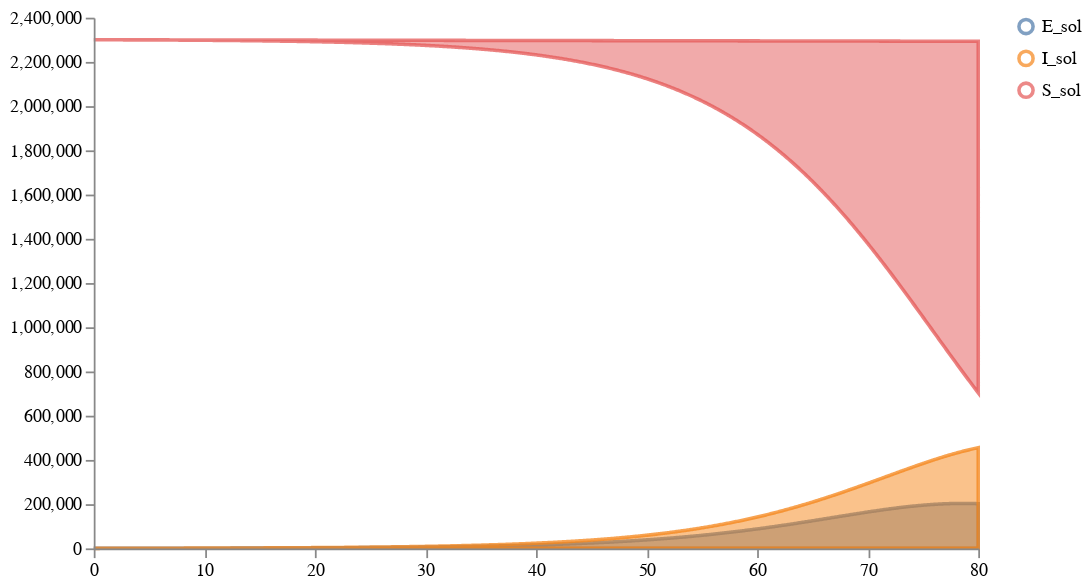

The notebook cell saved with this chart:
### Markdown cell above
### Plot all other priors

### Code cell
schema = plots.trajectories(prior_samples["data"].drop(columns='V_sol'), subset=".*_sol",
                            #points=ww_data_train.reset_index(drop=True).rename(columns={"V":"V_data"})
                                        )
schema = plots.pad(schema, 5)
plots.ipy_display(schema)

### Figure 1 — Vega specification as saved in the notebook (floating-point values rounded to 4 significant figures; data arrays with more than 128 entries replaced by an {"elided": "..."} marker saying what was removed)
{"$schema": "https://vega.github.io/schema/vega/v5.json", "axes": [{"name": "x_axis", "orient": "bottom", "scale": "xscale", "zindex": 100}, {"name": "y_axis", "orient": "left", "scale": "yscale", "zindex": 100}], "data": [{"name": "distributions", "values": {"elided": "2403 records"}}, {"name": "traces", "transform": [{"expr": "isValid(datum.value)", "type": "filter"}], "values": []}, {"name": "points", "values": []}, {"name": "markers", "values": []}, {"name": "selected", "on": [{"remove": true, "trigger": "clear"}, {"remove": true, "trigger": "!shift"}, {"insert": "clicked", "trigger": "!shift && clicked"}, {"toggle": "clicked", "trigger": "shift && clicked"}]}], "height": 300, "legends": [{"encode": {"labels": {"interactive": true, "name": "legendLabel", "update": {"opacity": [{"test": "!length(data('selected')) || indata('selected', 'value', datum.value)", "value": 1}, {"value": 0.25}]}}, "symbols": {"interactive": true, "name": "legendSymbol", "update": {"fill": {"value": "transparent"}, "opacity": [{"test": "!length(data('selected')) || indata('selected', 'value', datum.value)", "value": 0.7}, {"value": 0.15}], "size": {"value": 64}, "strokeWidth": {"value": 2}}}}, "name": "color_legend", "stroke": "color"}], "marks": [{"from": {"facet": {"data": "points", "groupby": "trajectory", "name": "points_split"}}, "marks": [{"encode": {"hover": {"fillOpacity": {"value": 0.9}}, "update": {"fill": {"field": "trajectory", "scale": "color"}, "fillOpacity": [{"test": "!length(data('selected')) || indata('selected', 'value', datum.trajectory)", "value": 0.5}, {"value": 0.15}], "size": {"value": 10}, "stroke": {"field": "trajectory", "scale": "color"}, "strokeOpacity": [{"test": "!length(data('selected')) || indata('selected', 'value', datum.trajectory)", "value": 0.75}, {"value": 0.15}], "strokeWidth": {"value": 2}, "tooltip": {"field": "value"}, "x": {"field": "timepoint", "scale": "xscale"}, "y": {"field": "value", "scale": "yscale"}}}, "from": {"data": "points"}, "name": "_points_symbol", "type": "symbol", "zindex": 3}, {"encode": {"hover": {"fillOpacity": {"value": 0.9}}, "update": {"interpolate": {"value": "linear"}, "stroke": {"field": "trajectory", "scale": "color"}, "strokeOpacity": [{"test": "!length(data('selected')) || indata('selected', 'value', datum.trajectory)", "value": 0.3}, {"value": 0.1}], "strokeWidth": {"value": 2}, "x": {"field": "timepoint", "scale": "xscale"}, "y": {"field": "value", "scale": "yscale"}}}, "from": {"data": "points"}, "name": "_points_line", "type": "line", "zindex": 3}], "name": "_points", "type": "group", "zindex": 3}, {"from": {"facet": {"data": "traces", "groupby": "trajectory", "name": "traces_split"}}, "marks": [{"encode": {"hover": {"fillOpacity": {"value": 0.9}}, "update": {"interpolate": {"value": "linear"}, "stroke": {"field": "trajectory", "scale": "color"}, "strokeOpacity": [{"test": "!length(data('selected')) || indata('selected', 'value', datum.trajectory)", "value": 0.75}, {"value": 0.15}], "strokeWidth": {"value": 2}, "x": {"field": "timepoint", "scale": "xscale"}, "y": {"field": "value", "scale": "yscale"}}}, "from": {"data": "traces_split"}, "name": "_traces_lines", "type": "line"}], "name": "_traces", "type": "group", "zindex": 2}, {"from": {"facet": {"data": "distributions", "groupby": "trajectory", "name": "trajectory_split"}}, "marks": [{"encode": {"hover": {"fillOpacity": {"value": 0.9}}, "update": {"fill": {"field": "trajectory", "scale": "color"}, "fillOpacity": [{"test": "!length(data('selected')) || indata('selected', 'value', datum.trajectory)", "value": 0.5}, {"value": 0.15}], "interpolate": {"value": "linear"}, "stroke": {"field": "trajectory", "scale": "color"}, "strokeOpacity": [{"test": "!length(data('selected')) || indata('selected', 'value', datum.trajectory)", "value": 0.75}, {"value": 0.15}], "strokeWidth": {"value": 2}, "x": {"field": "timepoint", "scale": "xscale"}, "y": {"field": "upper", "scale": "yscale"}, "y2": {"field": "lower", "scale": "yscale"}}}, "from": {"data": "trajectory_split"}, "type": "area"}], "name": "_distributions", "type": "group", "zindex": 1}, {"marks": [{"encode": {"enter": {"stroke": {"value": "lightgray"}}, "update": {"opacity": {"value": 1}, "x": {"field": "timepoint", "scale": "xscale"}, "y": {"signal": "height"}, "y2": {"value": 0}}}, "from": {"data": "markers"}, "name": "_marker text", "type": "rule"}, {"encode": {"enter": {"fontSize": {"value": 8}, "text": {"field": "datum.label"}, "y": {"value": 0}}}, "from": {"data": "_marker text"}, "name": "_marker flags", "transform": [{"as": ["x", "_y", "opacity", "align", "baseline"], "lineAnchor": "start", "offset": [1], "size": {"signal": "[width, height]"}, "type": "label"}], "type": "text"}], "name": "_markers", "type": "group"}], "padding": 5, "scales": [{"domain": {"fields": [{"data": "distributions", "field": "timepoint"}, {"data": "traces", "field": "timepoint"}, {"data": "points", "field": "timepoint"}, {"data": "markers", "field": "timepoint"}]}, "name": "xscale", "range": "width", "type": "linear", "zero": false}, {"domain": {"fields": [{"data": "distributions", "field": "lower"}, {"data": "distributions", "field": "upper"}, {"data": "traces", "field": "value"}, {"data": "points", "field": "value"}]}, "name": "yscale", "nice": true, "range": "height", "type": "linear", "zero": true}, {"domain": {"fields": [{"data": "distributions", "field": "trajectory"}, {"data": "traces", "field": "trajectory"}, {"data": "points", "field": "trajectory"}]}, "name": "color", "range": "category", "type": "ordinal"}], "signals": [{"name": "clear", "on": [{"events": "mouseup[!event.item]", "force": true, "update": "true"}], "value": true}, {"name": "shift", "on": [{"events": "@legendSymbol:click, @legendLabel:click", "force": true, "update": "event.shiftKey"}], "value": false}, {"name": "clicked", "on": [{"events": "@legendSymbol:click, @legendLabel:click", "force": true, "update": "{value: datum.value}"}], "value": null}], "width": 500}
